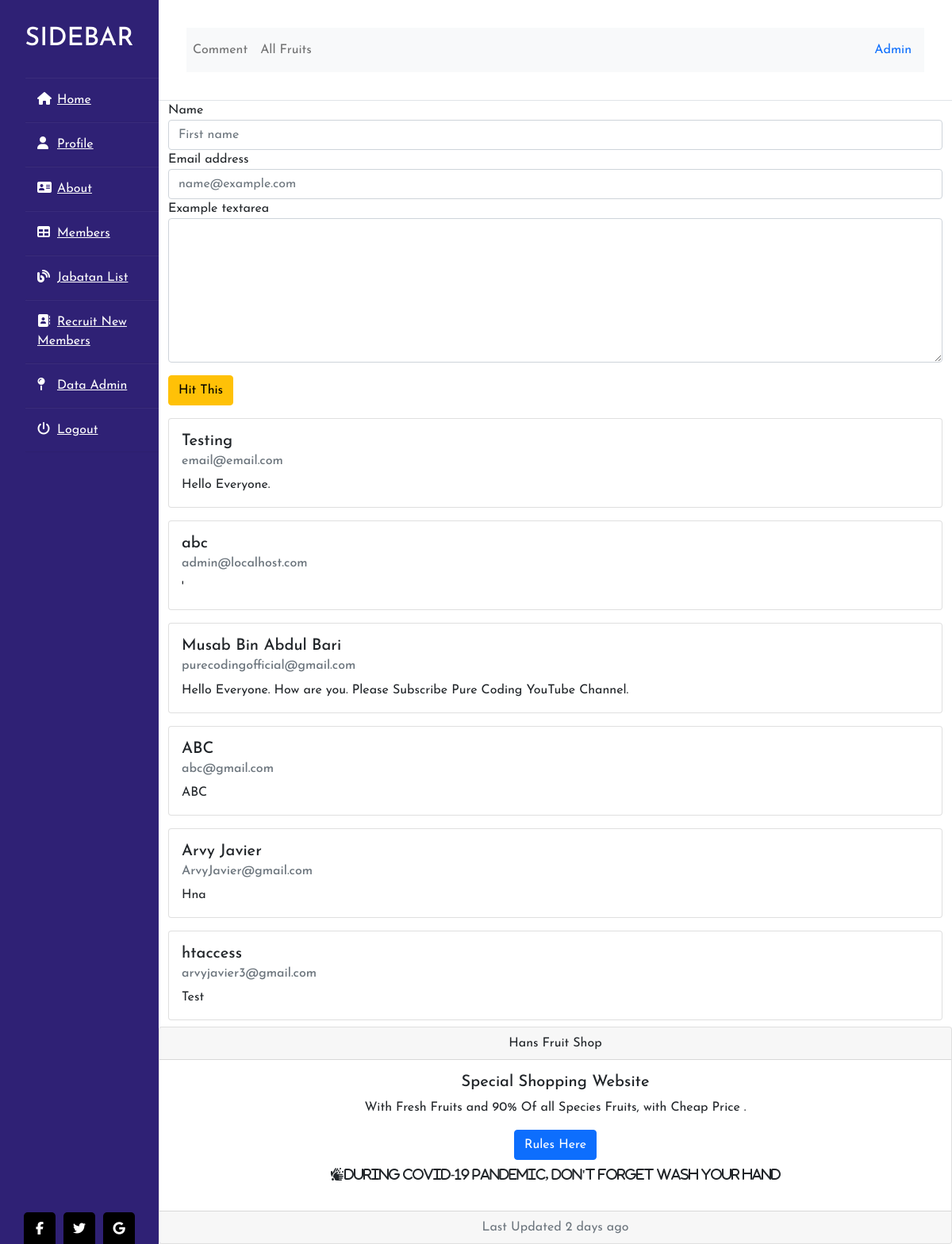
Screenshot of /index.php?page=comm (signed in) with the database file from the repository.
### tables this page shows
CREATE TABLE `comments` (
  `id` int(11) NOT NULL,
  `name` varchar(255) NOT NULL,
  `email` varchar(255) NOT NULL,
  `comment` mediumtext NOT NULL
);

### admin/navbarver/komentar.php (the view, shortened to what this page needs)
<?php
include "inc/server.php";
?>
<!DOCTYPE html>
<html>
<head>
</head>
<body>
	<form action="" method="POST" class="form">
		<div class="row">
			<div class="col">
				<label for="exampleFormControlInput1">Name</label>
				<input type="text" id="name" name="name" class="form-control" placeholder="First name">
			</div>
			<div class="form-group">
				<label for="exampleFormControlInput1">Email address</label>
				<input type="email" id="email" name="email" class="form-control" id="exampleFormControlInput1" placeholder="name@example.com">
			</div>
			<div class="form-group">
				<label for="exampleFormControlTextarea1">Example textarea</label>
				<textarea class="form-control" id="comment" name="comment" rows="7" type="disabled"></textarea>
			</div>
			<div class="mt-3">
				<button type="submit" name="send" id="send" class="btn btn-warning">Hit This </button>
			</div>
	</form>
	<div class="prev-comments">
		<?php
		$sql = "SELECT * FROM comments";
		$result = mysqli_query($conn, $sql);
			if (mysqli_num_rows($result) > 0) {
				while ($row = mysqli_fetch_assoc($result)) {
			?>
				<div class="mt-3">
				<div class="card" style="width: 100%;" rows="3">
					<div class="card-body">
						<h5 class="card-title"><?php echo $row['name']; ?></h5>
						<h6 class="card-subtitle mb-2 text-muted"><?php echo $row['email']; ?></h6>
				        <p class="card-text"><?php echo $row['comment']; ?></p>
					</div>
				</div>
				</div>
		<?php
			}
		}
		?>
	</div>
</body>
</html>

### styles.css (style rules this page uses)
* { margin: 0; padding: 0; box-sizing: border-box; list-style: none; text-decoration: none; font-family: 'Josefin Sans', sans-serif; }
body { background-color: #f3f5f9; }

### rows the page displays
comments: name "Testing", email "email@email.com", comment "Hello Everyone."
comments: name "abc", email "admin@localhost.com", comment "'"
comments: name "Musab Bin Abdul Bari", email "purecodingofficial@gmail.com", comment "Hello Everyone. How are you. Please Subscribe Pure Coding YouTube Channel."
comments: name "ABC", email "abc@gmail.com", comment "ABC"
comments: name "Arvy Javier", email "ArvyJavier@gmail.com", comment "Hna"
comments: name "htaccess", email "arvyjavier3@gmail.com", comment "Test"

### other values shown
$_SESSION['ses_level'] "Admin"
